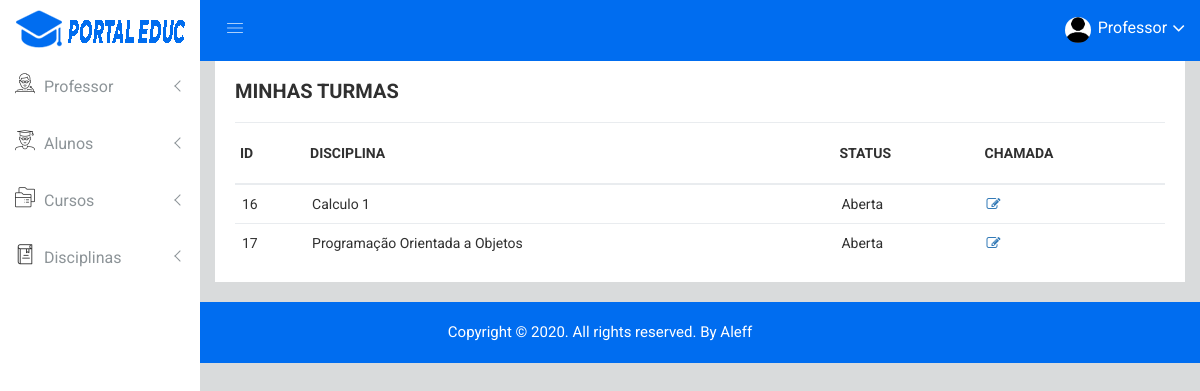
The app's page /minhas-disciplinas (signed in) with its own data.
### app/models.py (models this page shows, shortened)
class DisciplinasInstance(models.Model):
    disciplina = models.ForeignKey(Disciplina, on_delete=models.CASCADE)
    prof = models.ForeignKey(User, on_delete=models.CASCADE, limit_choices_to={'groups__name': 'Professores'})
    alunos = models.ManyToManyField(User,related_name='Alunos', blank=True, limit_choices_to={'groups__name':'Alunos'})
    LOAN_STATUS = (
        ('a', 'Aberta'),
        ('f', 'Fechada'),
        ('e', 'Execução'),
        ('l', 'Finalizada'),
    )
    status = models.CharField(
        max_length=1,
        choices=LOAN_STATUS,
        blank=True,
        default='f',
        help_text='Status da Disciplina',
    )
    class Meta:
        ordering = ['id']

class Disciplina(models.Model):
    nome = models.CharField(max_length=50)
    requisitos = models.ManyToManyField('self', null=True, blank=True, symmetrical=False)
    def __str__(self):
        return str(self.nome)

### app/views.py (the view)
# urls.py: path('minhas-disciplinas', views.minhas_discipinas, name='minhas-disciplinas'),
@permission_required('app.change_disciplinas', login_url='/restrito')
@login_required(login_url='/login')
def minhas_discipinas(request):
    user = request.user
    disciplinas = DisciplinasInstance.objects.filter(prof=user)
    return render(request, 'minhas-disciplinas.html', {'disciplinas': disciplinas})

### app/templates/minhas-disciplinas.html (shortened to what this page needs)
{% extends "header.html" %}
{% block content %}
        <div class="product-status mg-b-15">
            <div class="container-fluid">
                <div class="row">
                    <div class="col-lg-12 col-md-12 col-sm-12 col-xs-12">
                        <div class="product-status-wrap">
                            <h4>MINHAS TURMAS</h4>
                            <div class="asset-inner">
                                <table>
                                    <tr>
                                        <th>ID</th>
                                        <th>DISCIPLINA</th>
                                        <th>STATUS</th>
                                        <th>CHAMADA</th>
                                    </tr>
                                    {% for x in disciplinas %}
                                    <tr>
                                        <td>{{x.id}}</td>
                                        <td>{{x.disciplina}}</td>
                                        <td>{{x.get_status_display}}</td>
                                        <td>
                                            {% if perms.app.change_disciplinas %}
                                            <a href="{% url 'view-disciplina' pk=x.pk %}" data-toggle="tooltip" title="Edit" class="pd-setting-ed"><i class="fa fa-pencil-square-o" aria-hidden="true"></i></a>
                                            {% endif %}
                                        </td>
                                    </tr>
                                    {% endfor %}
                                </table>
                            </div>
                        </div>
                    </div>
                </div>
            </div>
        </div>
    </div>
{% endblock %}

### app/templates/header.html (shortened to what this page needs)
<!DOCTYPE html>
{% load static %}
<html class="no-js" lang="pt-br">
<head>
    <link rel="stylesheet" href="{% static 'css/bootstrap.min.css'%}">
    <link rel="stylesheet" href="{% static 'css/font-awesome.min.css'%}">
    <link rel="stylesheet" href="{% static 'css/owl.carousel.css'%}">
    <link rel="stylesheet" href="{% static 'css/owl.theme.css'%}">
    <link rel="stylesheet" href="{% static 'css/owl.transitions.css'%}">
    <link rel="stylesheet" href="{% static 'css/animate.css'%}">
    <link rel="stylesheet" href="{% static 'css/normalize.css'%}">
    <link rel="stylesheet" href="{% static 'css/meanmenu.min.css'%}">
    <link rel="stylesheet" href="{% static 'css/main.css'%}">
    <link rel="stylesheet" href="{% static 'css/educate-custon-icon.css'%}">
    <link rel="stylesheet" href="{% static 'css/morrisjs/morris.css'%}">
    <link rel="stylesheet" href="{% static 'css/scrollbar/jquery.mCustomScrollbar.min.css'%}">
    <link rel="stylesheet" href="{% static 'css/metisMenu/metisMenu.min.css'%}">
    <link rel="stylesheet" href="{% static 'css/metisMenu/metisMenu-vertical.css'%}">
    <link rel="stylesheet" href="{% static 'css/calendar/fullcalendar.min.css'%}">
    <link rel="stylesheet" href="{% static 'css/calendar/fullcalendar.print.min.css'%}">
    <link rel="stylesheet" href="{% static 'style.css'%}">
    <link rel="stylesheet" href="{% static 'css/responsive.css'%}">
</head>
<body>
    <div class="left-sidebar-pro">
        <nav id="sidebar" class="">
            <div class="sidebar-header">
                <a href="/"><img class="main-logo" src="{% static 'img/logo/logo1.png'%}" alt="" /></a>
            </div>
            <div class="left-custom-menu-adp-wrap comment-scrollbar" >
                <nav class="sidebar-nav left-sidebar-menu-pro" >
                    <ul class="metismenu" id="menu1">
                        <li>
                            <a class="has-arrow" href="all-professors.html" aria-expanded="false"><span class="educate-icon educate-professor icon-wrap"></span> <span class="mini-click-non">Professor</span></a>
                        </li>
                        <li>
                            <a class="has-arrow" href="all-students.html" aria-expanded="false"><span class="educate-icon educate-student icon-wrap"></span> <span class="mini-click-non">Alunos</span></a>
                        </li>
                        <li>
                            <a class="has-arrow" href="all-courses.html" aria-expanded="false"><span class="educate-icon educate-course icon-wrap"></span> <span class="mini-click-non">Cursos</span></a>
                        </li>
                        <li>
                            <a class="has-arrow" href="all-courses.html" aria-expanded="false"><span class="educate-icon educate-library icon-wrap"></span> <span class="mini-click-non">Disciplinas</span></a>
                        </li>
                    </ul>
                </nav>
            </div>
        </nav>
    </div>
    <div class="all-content-wrapper">
        <div class="container-fluid">
            <div class="row">
                <div class="col-lg-12 col-md-12 col-sm-12 col-xs-12">
                    <div class="logo-pro">
                        <a href="index.html"><img class="main-logo" src="{% static 'img/logo/logo.png'%}" alt="" /></a>
                    </div>
                </div>
            </div>
        </div>
        <div class="header-advance-area">
            <div class="header-top-area">
                <div class="container-fluid">
                    <div class="row">
                        <div class="col-lg-12 col-md-12 col-sm-12 col-xs-12">
                            <div class="header-top-wraper">
                                <div class="row">
                                    <div class="col-lg-1 col-md-0 col-sm-1 col-xs-12">
                                        <div class="menu-switcher-pro">
                                            <button type="button" id="sidebarCollapse" class="btn bar-button-pro header-drl-controller-btn btn-info navbar-btn">
													<i class="educate-icon educate-nav"></i>
												</button>
                                        </div>
                                    </div>
                                    <div class="col-lg-5 col-md-5 col-sm-12 col-xs-12">
                                        <div class="header-right-info">
                                            <ul class="nav navbar-nav mai-top-nav header-right-menu">
                                                <li class="nav-item">
                                                    <a href="#" data-toggle="dropdown" role="button" aria-expanded="false" class="nav-link dropdown-toggle">
															<img src="{% static 'img/product/pro5.jpg'%}" alt="" />
															<span class="admin-name">{{user.first_name}}</span>
															<i class="fa fa-angle-down edu-icon edu-down-arrow"></i>
														</a>
                                                </li>
                                            </ul>
                                        </div>
                                    </div>
                                </div>
                            </div>
                        </div>
                    </div>
                </div>
            </div>
        </div>
        {% block content %} {% endblock %}
</body>
        <div class="footer-copyright-area">
            <div class="container-fluid">
                <div class="row">
                    <div class="col-lg-12">
                        <div class="footer-copy-right">
                            <p>Copyright © 2020. All rights reserved. By <a href="https://github.com/jhom1310">Aleff</a></p>
                        </div>
                    </div>
                </div>
            </div>
        </div>
</html>

### app/static/css/main.css (style rules this page uses)
html { color: #222; font-size: 1em; line-height: 1.4; }
audio, canvas, iframe, img, svg, video { vertical-align: middle; }

### app/static/css/metisMenu/metisMenu-vertical.css (style rules this page uses)
.sidebar-nav { background: #fff; }
.sidebar-nav ul { padding: 0; margin: 0; list-style: none; background: #f5f5f5; }
.sidebar-nav .metismenu { background: #fff; display: -webkit-box; display: -ms-flexbox; display: flex; -webkit-box-orient: vertical; -webkit-box-direction: normal; -ms-flex-direction: column; flex-direction: column; }
.sidebar-nav .metismenu li + li { margin-top: 5px; }
.sidebar-nav .metismenu li:last-child { margin-bottom: 5px; }
.sidebar-nav .metismenu > li { display: -webkit-box; display: -ms-flexbox; display: flex; -webkit-box-orient: vertical; -webkit-box-direction: normal; -ms-flex-direction: column; flex-direction: column; position: relative; }
.sidebar-nav .metismenu a { position: relative; display: block; padding: 13px 15px; color: #444; outline-width: 0; transition: all .3s ease-out; font-size:16px; font-weight:400; }
.sidebar-nav .metismenu li .icon-wrap { margin-right:5px; font-size:20px; color:#303030; }

### records on screen
DisciplinasInstance: id "16", disciplina "Calculo 1", status "Aberta"
DisciplinasInstance: id "17", disciplina "Programação Orientada a Objetos", status "Aberta"

### other values on screen
{{ user.first_name }} "Professor"
